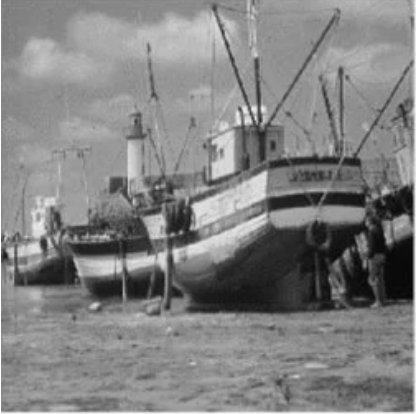
#> input picture Experiment_10/origi.png, 416 x 414 px
$ python 1.py
#> lines starting #> are read from the running program, lines starting #| are printed output that depends on the picture
import cv2
import matplotlib.pyplot as plt
import numpy as np

img = cv2.imread('origi.png', 0)
#> img: shape (414, 416); min 4, max 255, mean 129.7

# 2. Fourier Transform
F = np.fft.fftshift(np.fft.fft2(img))
M, N = img.shape
#> M = 414; N = 416

# 3. Create frequency distance matrix
u, v = np.meshgrid(np.arange(N) - N // 2, np.arange(M) - M // 2)
D = np.sqrt(u**2 + v**2)

# 4. Low-Pass and High-Pass Filters
LPF = D < 30
HPF = D >= 30

# 5. Apply filters
smooth = np.abs(np.fft.ifft2(np.fft.ifftshift(F * LPF)))
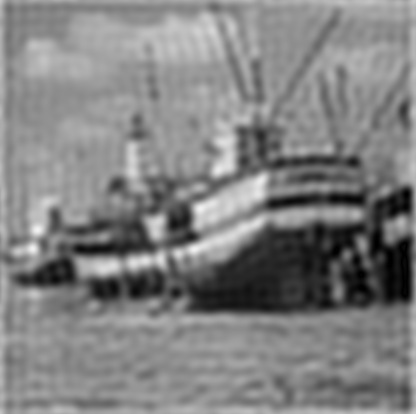
#> smooth: shape (414, 416) float64; min 0.00756, max 242.5, mean 129.7
high_pass = np.abs(np.fft.ifft2(np.fft.ifftshift(F * HPF)))
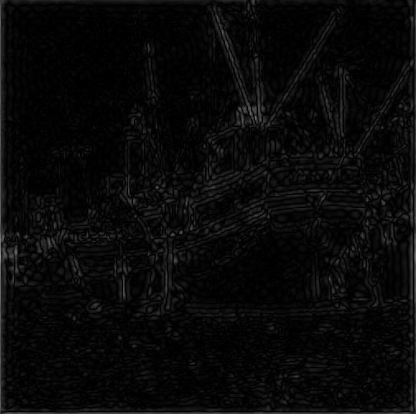
#> high_pass: shape (414, 416) float64; min 4.23e-05, max 144.1, mean 9.3
sharp = np.clip(img.astype(float) + high_pass, 0, 255)
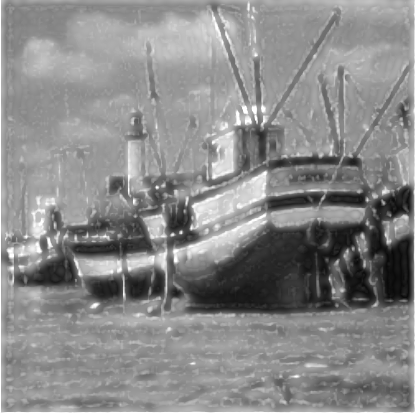
#> sharp: shape (414, 416) float64; min 8.46, max 255, mean 138.5

# 6. Display images
plt.figure(figsize=(12, 4))

plt.subplot(1, 3, 1)
plt.imshow(img, cmap='gray')
plt.title('Original Image')

plt.axis('off')

plt.subplot(1, 3, 2)
plt.imshow(smooth, cmap='gray')
plt.title('LPF - Smoothening')
plt.axis('off')

plt.subplot(1, 3, 3)
plt.imshow(sharp, cmap='gray')
plt.title('HPF - Sharpening')
plt.axis('off')

plt.show()
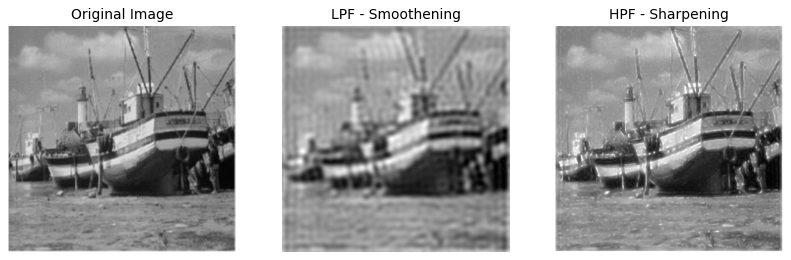
#> figure drawn by matplotlib, 3 panels
